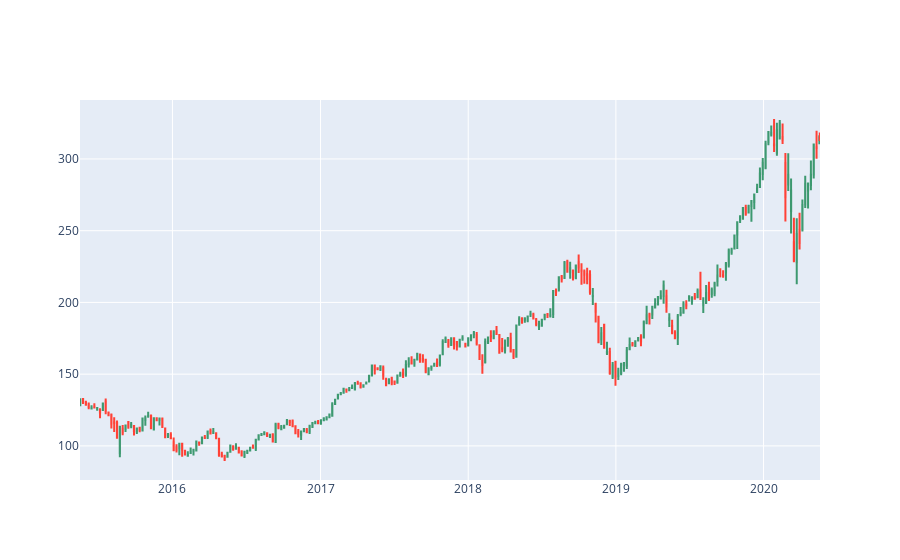

Source (notebook cell):
### Code cell
import plotly.graph_objects as go
import matplotlib
import pandas as pd
from datetime import datetime

df = pd.read_csv('AAPL.csv')

def mouse_move(event):
    x, y = event.xdata, event.ydata
    print(x, y)


plt.connect('motion_notify_event', mouse_move)


fig = go.Figure(data=[go.Candlestick(x=df.Date,open=df.Open,
                high=df.High,
                low=df.Low,
                close=df.Close)])



fig.update_layout(xaxis_rangeslider_visible=False)

fig.show()

### Figure 1 — Plotly figure (JSON) as saved in the notebook; plotly's stock layout.template omitted (floating-point values rounded to 4 significant figures; data arrays with more than 128 entries replaced by an {"elided": "..."} marker saying what was removed)
{"data": [{"close": {"elided": "263 float values"}, "high": {"elided": "263 float values"}, "low": {"elided": "263 float values"}, "open": {"elided": "263 float values"}, "type": "candlestick", "x": {"elided": "263 str values"}}], "layout": {"xaxis": {"rangeslider": {"visible": false}}}}
